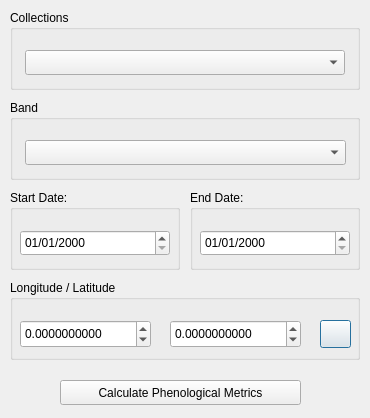
<?xml version="1.0" encoding="UTF-8"?>
<ui version="4.0">
 <class>WCPMSDialogBase</class>
 <widget class="QDialog" name="WCPMSDialogBase">
  <property name="geometry">
   <rect>
    <x>0</x>
    <y>0</y>
    <width>370</width>
    <height>418</height>
   </rect>
  </property>
  <property name="windowTitle">
   <string>WCPMS Plugin for QGIS </string>
  </property>
  <widget class="QGroupBox" name="groupBox">
   <property name="geometry">
    <rect>
     <x>10</x>
     <y>10</y>
     <width>350</width>
     <height>80</height>
    </rect>
   </property>
   <property name="title">
    <string>Collections</string>
   </property>
   <widget class="QComboBox" name="coverage_selection">
    <property name="geometry">
     <rect>
      <x>15</x>
      <y>40</y>
      <width>320</width>
      <height>25</height>
     </rect>
    </property>
   </widget>
  </widget>
  <widget class="QGroupBox" name="groupBox_2">
   <property name="geometry">
    <rect>
     <x>10</x>
     <y>100</y>
     <width>350</width>
     <height>80</height>
    </rect>
   </property>
   <property name="title">
    <string>Band</string>
   </property>
   <widget class="QComboBox" name="bands_selection">
    <property name="geometry">
     <rect>
      <x>15</x>
      <y>40</y>
      <width>321</width>
      <height>25</height>
     </rect>
    </property>
   </widget>
  </widget>
  <widget class="QGroupBox" name="groupBox_3">
   <property name="geometry">
    <rect>
     <x>10</x>
     <y>190</y>
     <width>170</width>
     <height>80</height>
    </rect>
   </property>
   <property name="title">
    <string>Start Date:</string>
   </property>
   <widget class="QDateEdit" name="start_date">
    <property name="geometry">
     <rect>
      <x>10</x>
      <y>40</y>
      <width>150</width>
      <height>26</height>
     </rect>
    </property>
    <property name="displayFormat">
     <string>dd/MM/yyyy</string>
    </property>
   </widget>
  </widget>
  <widget class="QGroupBox" name="groupBox_4">
   <property name="geometry">
    <rect>
     <x>190</x>
     <y>190</y>
     <width>170</width>
     <height>80</height>
    </rect>
   </property>
   <property name="title">
    <string>End Date:</string>
   </property>
   <widget class="QDateEdit" name="end_date">
    <property name="geometry">
     <rect>
      <x>10</x>
      <y>40</y>
      <width>150</width>
      <height>26</height>
     </rect>
    </property>
    <property name="displayFormat">
     <string>dd/MM/yyyy</string>
    </property>
   </widget>
  </widget>
  <widget class="QGroupBox" name="groupBox_5">
   <property name="geometry">
    <rect>
     <x>10</x>
     <y>280</y>
     <width>350</width>
     <height>80</height>
    </rect>
   </property>
   <property name="title">
    <string>Longitude / Latitude</string>
   </property>
   <widget class="QPushButton" name="zoom_selected_point">
    <property name="geometry">
     <rect>
      <x>310</x>
      <y>40</y>
      <width>31</width>
      <height>28</height>
     </rect>
    </property>
    <property name="text">
     <string/>
    </property>
   </widget>
   <widget class="QDoubleSpinBox" name="input_longitude">
    <property name="geometry">
     <rect>
      <x>10</x>
      <y>40</y>
      <width>131</width>
      <height>28</height>
     </rect>
    </property>
    <property name="mouseTracking">
     <bool>false</bool>
    </property>
    <property name="decimals">
     <number>10</number>
    </property>
    <property name="minimum">
     <double>-180.000000000000000</double>
    </property>
    <property name="maximum">
     <double>180.000000000000000</double>
    </property>
    <property name="singleStep">
     <double>0.000001000000000</double>
    </property>
   </widget>
   <widget class="QDoubleSpinBox" name="input_latitude">
    <property name="geometry">
     <rect>
      <x>160</x>
      <y>40</y>
      <width>131</width>
      <height>28</height>
     </rect>
    </property>
    <property name="decimals">
     <number>10</number>
    </property>
    <property name="minimum">
     <double>-90.000000000000000</double>
    </property>
    <property name="maximum">
     <double>90.000000000000000</double>
    </property>
    <property name="value">
     <double>0.000000000000000</double>
    </property>
   </widget>
  </widget>
  <widget class="QPushButton" name="search">
   <property name="geometry">
    <rect>
     <x>60</x>
     <y>380</y>
     <width>241</width>
     <height>25</height>
    </rect>
   </property>
   <property name="text">
    <string>Calculate Phenological Metrics</string>
   </property>
  </widget>
 </widget>
 <resources/>
 <connections/>
</ui>
